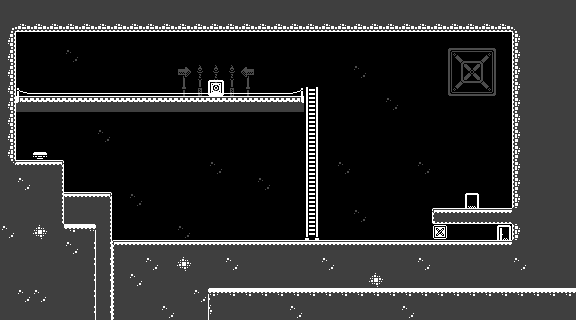

Below is a game level as drawn by its tile map, then a one-line description and the .tmx that defines it (tile-layer data replaced by summaries):
An orthogonal 36x20 tile map with 16x16 px tiles, 8 tile layers (layer_bg_details, layer_walls, layer_platforms, layer_oneWay_platforms, ...) and 17 objects (10x Stairs, 3x Block, 2x Door, Student, Button).

<map version="1.10" tiledversion="1.11.2" orientation="orthogonal" renderorder="left-up" width="36" height="20" tilewidth="16" tileheight="16" infinite="0" nextlayerid="14" nextobjectid="104">
 <editorsettings>
  <export target="level7.json" format="json" />
 </editorsettings>
 <tileset firstgid="1" name="ts-monochrome_tilemap_transparent" tilewidth="16" tileheight="16" spacing="1" tilecount="400" columns="20">
  <image source="../tilesets/ts-monochrome_tilemap_transparent.png" trans="ff00ff" width="339" height="339" />
 </tileset>
 <layer id="6" name="layer_bg_details" width="36" height="20" opacity="0.3" tintcolor="#686868">
  <data>[720 cells, 30 non-empty, 14 distinct tile ids]</data>
 </layer>
 <layer id="3" name="layer_walls" width="36" height="20">
  <data>[720 cells, 130 non-empty, 16 distinct tile ids]</data>
 </layer>
 <layer id="5" name="layer_platforms" width="36" height="20">
  <data>[720 cells, 41 non-empty, 8 distinct tile ids]</data>
 </layer>
 <layer id="13" name="layer_oneWay_platforms" width="36" height="20">
  <data>[720 cells, 0 non-empty, 0 distinct tile ids]</data>
 </layer>
 <layer id="7" name="layer_fg_details" width="36" height="20">
  <data>[720 cells, 18 non-empty, 2 distinct tile ids]</data>
 </layer>
 <layer id="8" name="layer_ui" width="36" height="20">
  <data>[720 cells, 0 non-empty, 0 distinct tile ids]</data>
 </layer>
 <objectgroup id="9" name="level_entities">
  <object id="1" name="student" type="Student" x="456" y="208">
   <point />
  </object>
  <object id="3" name="door01" type="Door" x="472" y="208">
   <properties>
    <property name="exit" type="bool" value="false" />
    <property name="opened" type="bool" value="true" />
   </properties>
   <point />
  </object>
  <object id="23" name="door2" type="Door" x="504" y="240">
   <properties>
    <property name="exit" type="bool" value="true" />
    <property name="opened" type="bool" value="true" />
   </properties>
   <point />
  </object>
  <object id="89" name="Stairs02" type="Stairs" x="312" y="224">
   <properties>
    <property name="Piece" value="segment" />
   </properties>
   <point />
  </object>
  <object id="90" name="Stairs03" type="Stairs" x="312" y="208">
   <properties>
    <property name="Piece" value="segment" />
   </properties>
   <point />
  </object>
  <object id="91" name="Stairs04" type="Stairs" x="312" y="192">
   <properties>
    <property name="Piece" value="segment" />
   </properties>
   <point />
  </object>
  <object id="92" name="Stairs05" type="Stairs" x="312" y="176">
   <properties>
    <property name="Piece" value="segment" />
   </properties>
   <point />
  </object>
  <object id="93" name="Stairs06" type="Stairs" x="312" y="160">
   <properties>
    <property name="Piece" value="segment" />
   </properties>
   <point />
  </object>
  <object id="94" name="Block01" type="Block" x="440" y="240">
   <properties>
    <property name="group" value="A" />
    <property name="state" type="bool" value="true" />
    <property name="type" value="toogle" />
   </properties>
   <point />
  </object>
  <object id="96" name="Button01" type="Button" x="40" y="160">
   <properties>
    <property name="group" value="A" />
    <property name="type" value="stomp" />
   </properties>
   <point />
  </object>
  <object id="97" name="Block02" type="Block" x="72" y="192">
   <properties>
    <property name="group" value="B" />
    <property name="state" type="bool" value="true" />
    <property name="type" value="push" />
   </properties>
   <point />
  </object>
  <object id="98" name="Block03" type="Block" x="216" y="96">
   <properties>
    <property name="group" value="B" />
    <property name="state" type="bool" value="true" />
    <property name="type" value="push" />
   </properties>
   <point />
  </object>
  <object id="99" name="Stairs01" type="Stairs" x="312" y="240">
   <properties>
    <property name="Piece" value="base" />
   </properties>
   <point />
  </object>
  <object id="100" name="Stairs07" type="Stairs" x="312" y="144">
   <properties>
    <property name="Piece" value="segment" />
   </properties>
   <point />
  </object>
  <object id="101" name="Stairs08" type="Stairs" x="312" y="128">
   <properties>
    <property name="Piece" value="segment" />
   </properties>
   <point />
  </object>
  <object id="102" name="Stairs09" type="Stairs" x="312" y="112">
   <properties>
    <property name="Piece" value="segment" />
   </properties>
   <point />
  </object>
  <object id="103" name="Stairs10" type="Stairs" x="312" y="96">
   <properties>
    <property name="Piece" value="cap" />
   </properties>
   <point />
  </object>
 </objectgroup>
 <layer id="11" name="reference_objects" width="36" height="20">
  <data>[720 cells, 15 non-empty, 8 distinct tile ids]</data>
 </layer>
 <layer id="12" name="layer_collisions" width="36" height="20" opacity="0.25" tintcolor="#aa007f">
  <data>[720 cells, 364 non-empty, 1 distinct tile ids]</data>
 </layer>
</map>
